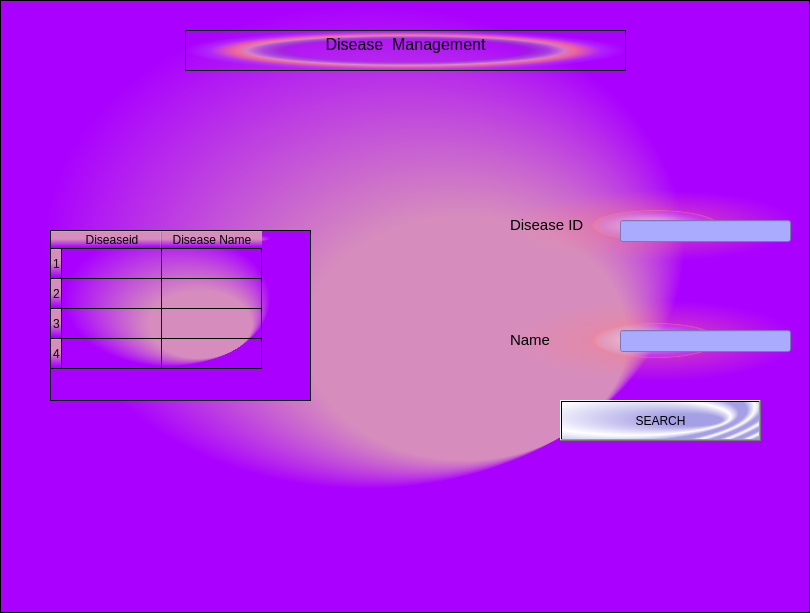
<?xml version="1.0" encoding="UTF-8"?>
<ui version="4.0">
 <class>Diseasemanagement</class>
 <widget class="QFrame" name="Diseasemanagement">
  <property name="geometry">
   <rect>
    <x>0</x>
    <y>0</y>
    <width>810</width>
    <height>613</height>
   </rect>
  </property>
  <property name="windowTitle">
   <string>Frame</string>
  </property>
  <property name="styleSheet">
   <string notr="true">background-color:qradialgradient(spread:pad, cx:0.435577, cy:0.386, radius:0.416, fx:0.703072, fy:0.704051, stop:0.472637 rgba(214, 141, 189, 255), stop:0.950249 rgba(170, 0, 255, 255))</string>
  </property>
  <property name="frameShape">
   <enum>QFrame::StyledPanel</enum>
  </property>
  <property name="frameShadow">
   <enum>QFrame::Raised</enum>
  </property>
  <widget class="QTextBrowser" name="textBrowser">
   <property name="geometry">
    <rect>
     <x>185</x>
     <y>30</y>
     <width>441</width>
     <height>41</height>
    </rect>
   </property>
   <property name="styleSheet">
    <string notr="true">background-color:qradialgradient(spread:pad, cx:0.5, cy:0.5, radius:0.5, fx:0.5, fy:0.5, stop:0 rgba(0, 0, 0, 0), stop:0.52 rgba(0, 0, 0, 0), stop:0.565 rgba(82, 121, 76, 33), stop:0.65 rgba(159, 235, 148, 64), stop:0.721925 rgba(255, 238, 150, 129), stop:0.77 rgba(255, 128, 128, 204), stop:0.89 rgba(191, 128, 255, 64), stop:1 rgba(0, 0, 0, 0))</string>
   </property>
   <property name="html">
    <string>&lt;!DOCTYPE HTML PUBLIC &quot;-//W3C//DTD HTML 4.0//EN&quot; &quot;http://www.w3.org/TR/REC-html40/strict.dtd&quot;&gt;
&lt;html&gt;&lt;head&gt;&lt;meta name=&quot;qrichtext&quot; content=&quot;1&quot; /&gt;&lt;style type=&quot;text/css&quot;&gt;
p, li { white-space: pre-wrap; }
&lt;/style&gt;&lt;/head&gt;&lt;body style=&quot; font-family:'MS Shell Dlg 2'; font-size:8.13913pt; font-weight:400; font-style:normal;&quot;&gt;
&lt;p align=&quot;center&quot; style=&quot; margin-top:0px; margin-bottom:0px; margin-left:0px; margin-right:0px; -qt-block-indent:0; text-indent:0px;&quot;&gt;&lt;span style=&quot; font-size:12pt;&quot;&gt;Disease  Management&lt;/span&gt;&lt;/p&gt;&lt;/body&gt;&lt;/html&gt;</string>
   </property>
  </widget>
  <widget class="QLabel" name="textdiseaseid">
   <property name="geometry">
    <rect>
     <x>510</x>
     <y>190</y>
     <width>291</width>
     <height>71</height>
    </rect>
   </property>
   <property name="styleSheet">
    <string notr="true">background-color:qradialgradient(spread:pad, cx:0.5, cy:0.5, radius:0.5, fx:0.5, fy:0.5, stop:0 rgba(255, 235, 235, 206), stop:0.35 rgba(255, 188, 188, 80), stop:0.4 rgba(255, 162, 162, 80), stop:0.425 rgba(255, 132, 132, 156), stop:0.44 rgba(252, 128, 128, 80), stop:1 rgba(255, 255, 255, 0))</string>
   </property>
   <property name="text">
    <string>&lt;html&gt;&lt;head/&gt;&lt;body&gt;&lt;p&gt;&lt;span style=&quot; font-size:11pt;&quot;&gt;Disease ID&lt;/span&gt;&lt;/p&gt;&lt;/body&gt;&lt;/html&gt;</string>
   </property>
  </widget>
  <widget class="QLabel" name="textname">
   <property name="geometry">
    <rect>
     <x>510</x>
     <y>300</y>
     <width>291</width>
     <height>81</height>
    </rect>
   </property>
   <property name="styleSheet">
    <string notr="true">background-color:qradialgradient(spread:pad, cx:0.5, cy:0.5, radius:0.5, fx:0.5, fy:0.5, stop:0 rgba(255, 235, 235, 206), stop:0.35 rgba(255, 188, 188, 80), stop:0.4 rgba(255, 162, 162, 80), stop:0.425 rgba(255, 132, 132, 156), stop:0.44 rgba(252, 128, 128, 80), stop:1 rgba(255, 255, 255, 0))</string>
   </property>
   <property name="text">
    <string>&lt;html&gt;&lt;head/&gt;&lt;body&gt;&lt;p&gt;&lt;span style=&quot; font-size:11pt;&quot;&gt;Name&lt;/span&gt;&lt;/p&gt;&lt;/body&gt;&lt;/html&gt;</string>
   </property>
  </widget>
  <widget class="QLineEdit" name="txtname">
   <property name="geometry">
    <rect>
     <x>620</x>
     <y>330</y>
     <width>171</width>
     <height>22</height>
    </rect>
   </property>
   <property name="styleSheet">
    <string notr="true">background-color:rgb(170, 170, 255)</string>
   </property>
  </widget>
  <widget class="QLineEdit" name="txtdiseaseid">
   <property name="geometry">
    <rect>
     <x>620</x>
     <y>220</y>
     <width>171</width>
     <height>22</height>
    </rect>
   </property>
   <property name="styleSheet">
    <string notr="true">background-color:rgb(170, 170, 255)</string>
   </property>
  </widget>
  <widget class="QPushButton" name="btnsearch">
   <property name="geometry">
    <rect>
     <x>560</x>
     <y>400</y>
     <width>201</width>
     <height>41</height>
    </rect>
   </property>
   <property name="maximumSize">
    <size>
     <width>251</width>
     <height>81</height>
    </size>
   </property>
   <property name="styleSheet">
    <string notr="true">background-color:qradialgradient(spread:reflect, cx:0.356, cy:0.397727, radius:0.5, fx:0.794, fy:0.528364, stop:0.318408 rgba(165, 160, 229, 255), stop:1 rgba(255, 255, 255, 255))</string>
   </property>
   <property name="text">
    <string>SEARCH</string>
   </property>
  </widget>
  <widget class="QTableWidget" name="tableWidget">
   <property name="geometry">
    <rect>
     <x>50</x>
     <y>230</y>
     <width>261</width>
     <height>171</height>
    </rect>
   </property>
   <property name="rowCount">
    <number>4</number>
   </property>
   <property name="columnCount">
    <number>2</number>
   </property>
   <row/>
   <row/>
   <row/>
   <row/>
   <column>
    <property name="text">
     <string>Diseaseid</string>
    </property>
   </column>
   <column>
    <property name="text">
     <string>Disease Name</string>
    </property>
   </column>
  </widget>
 </widget>
 <resources/>
 <connections/>
</ui>
